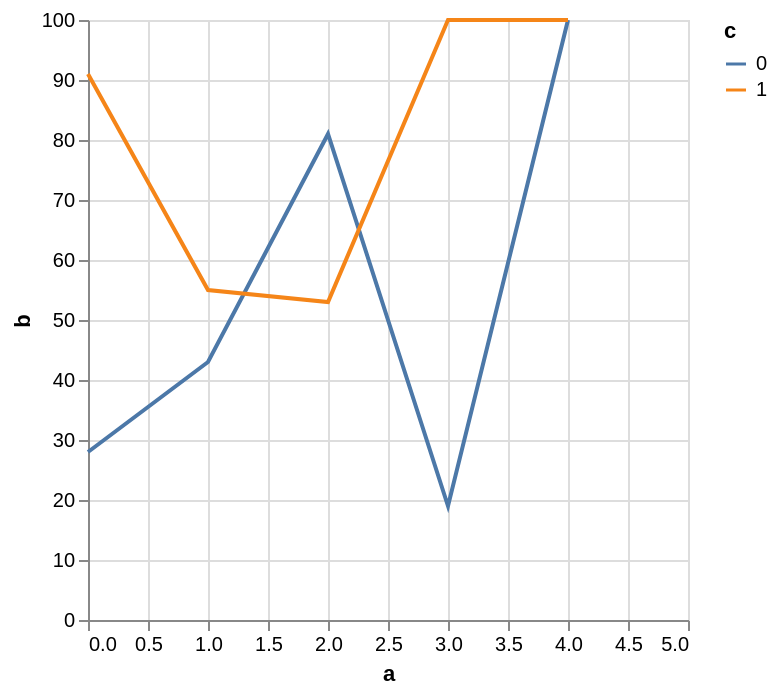

Write a Vega-Lite specification for this figure.
### Vega-Lite specification from a JSON file in a GitHub repository (floating-point values rounded to 4 significant figures)
{"$schema": "https://vega.github.io/schema/vega-lite/v6.json", "description": "An impute written as a transform, naming its own field, key and grouping.", "data": {"values": [{"a": 0, "b": 28, "c": 0}, {"a": 0, "b": 91, "c": 1}, {"a": 1, "b": 43, "c": 0}, {"a": 1, "b": 55, "c": 1}, {"a": 2, "b": 81, "c": 0}, {"a": 2, "b": 53, "c": 1}, {"a": 3, "b": 19, "c": 0}]}, "transform": [{"impute": "b", "key": "a", "value": 100, "groupby": ["c"], "keyvals": [4]}], "mark": "line", "encoding": {"x": {"field": "a", "type": "quantitative", "scale": {"nice": 1}}, "y": {"field": "b", "type": "quantitative"}, "color": {"field": "c", "type": "nominal"}}}
